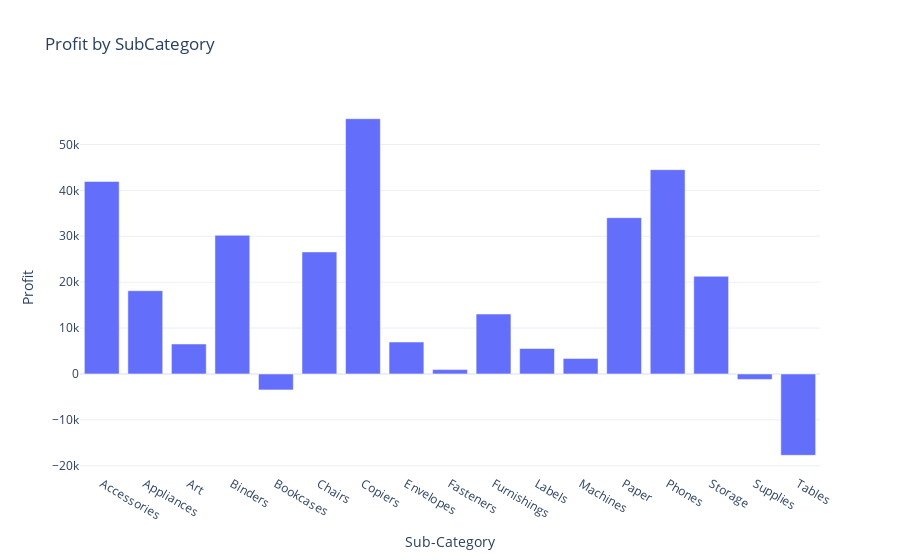

Notebook cell for this chart:
### Markdown cell above
# Profit  by subcategory

### Code cell
profit_by_subcat=df.groupby('Sub-Category')['Profit'].sum().reset_index()
fig=px.bar(profit_by_subcat,x='Sub-Category',y ='Profit',title='Profit by SubCategory')
fig.show()

### Figure 1 — Plotly figure (JSON) as saved in the notebook; plotly's stock layout.template omitted (floating-point values rounded to 4 significant figures)
{"data": [{"hovertemplate": "Sub-Category=%{x}<br>Profit=%{y}<extra></extra>", "legendgroup": "", "marker": {"color": "#636efa", "pattern": {"shape": ""}}, "name": "", "orientation": "v", "showlegend": false, "textposition": "auto", "type": "bar", "x": ["Accessories", "Appliances", "Art", "Binders", "Bookcases", "Chairs", "Copiers", "Envelopes", "Fasteners", "Furnishings", "Labels", "Machines", "Paper", "Phones", "Storage", "Supplies", "Tables"], "xaxis": "x", "y": [41940.0, 18140.0, 6528.0, 30220.0, -3473.0, 26590.0, 55620.0, 6964.0, 949.5, 13060.0, 5546.0, 3385.0, 34050.0, 44520.0, 21280.0, -1189.0, -17730.0], "yaxis": "y"}], "layout": {"barmode": "relative", "legend": {"tracegroupgap": 0}, "title": {"text": "Profit by SubCategory"}, "xaxis": {"anchor": "y", "domain": [0, 1], "title": {"text": "Sub-Category"}}, "yaxis": {"anchor": "x", "domain": [0, 1], "title": {"text": "Profit"}}}}
